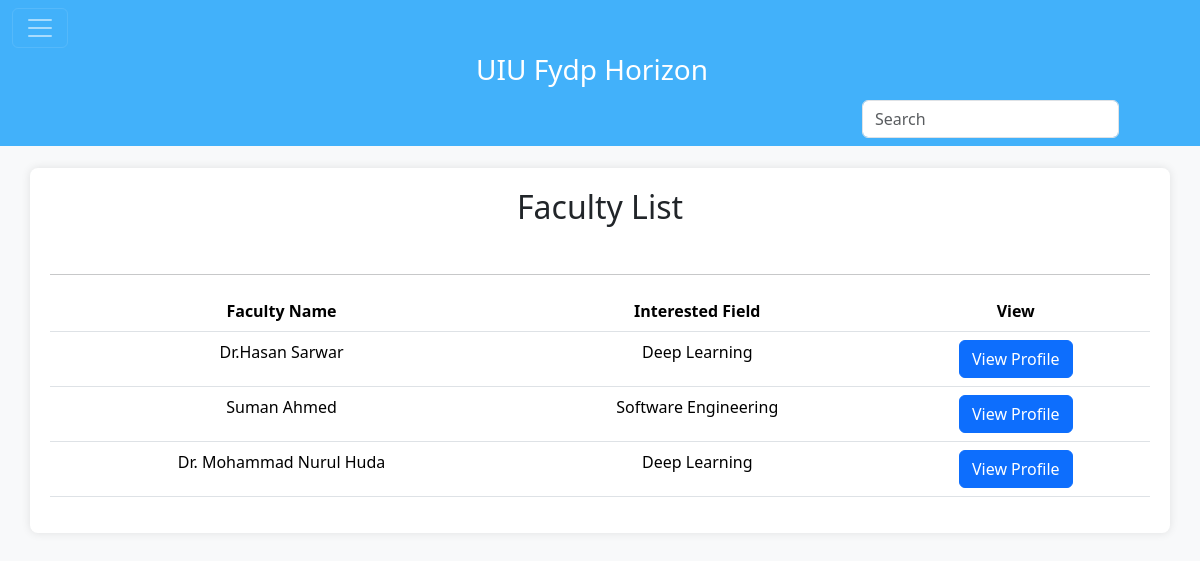
Screenshot of /Facultylist.php with the database file from the repository.
### tables this page shows
CREATE TABLE `faculty` (
  `id` int(255) NOT NULL,
  `name` varchar(200) NOT NULL,
  `email` varchar(200) NOT NULL,
  `field` varchar(200) NOT NULL,
  `password` varchar(5000) NOT NULL
);

### Facultylist.php (the view, shortened to what this page needs)
<!DOCTYPE html>
<html lang="en">
<head>
    <link href="https://cdn.jsdelivr.net/npm/bootstrap@5.3.2/dist/css/bootstrap.min.css" rel="stylesheet">
</head>
<body>
    <nav class="navbar navbar-dark navbar-custom fixed-top">
        <div class="container-fluid">
            <button class="navbar-toggler" type="button" data-bs-toggle="offcanvas" data-bs-target="#offcanvasDarkNavbar" aria-controls="offcanvasDarkNavbar" aria-label="Toggle navigation">
                <span class="navbar-toggler-icon"></span>
            </button>
            <a class="navbar-brand" href="#"><h3>UIU Fydp Horizon</h3></a>
            <form class="d-flex">
                <input class="form-control me-2" type="search" placeholder="Search" aria-label="Search" id="searchInput">
            </form>
        </div>
    </nav>
    <br> <br><br><br><br>
    <div class="container mt-5">
        <h2 class="text-center">Faculty List</h2> <br><hr>
        <table class="table" id="facultyTable">
            <thead>
                <tr>
                    <th>Faculty Name</th>
                    <th>Interested Field</th>
                    <th>View</th>
                </tr>
            </thead>
            <?php
            include('db.php');
            $s = "SELECT * FROM `faculty`";
            $result = mysqli_query($conn, $s);
            while ($row = mysqli_fetch_array($result)) {
                $name=$row['name'];
                $field=$row['field'];
            ?>
            <tbody>
                <tr>
                    <td><?php echo $name ?></td>
                    <td><?php echo $field ?></td>
                    <td>
                        <button class="btn btn-primary" data-bs-toggle="modal" data-bs-target="#viewProfileModal">View Profile</button>
                    </td>
                </tr>
            </tbody>
            <?php } ?>
        </table>
    </div>
</body>
</html>

### Facultylist.php (style rules this page uses)
.table th, .table td { text-align: center; }
.navbar-custom { background-color: #42b1fa; }
.navbar-brand { text-align: center; width: 100%; color: #ffffff; }
body { background-color: #f8f9fa; }
.container { background-color: #ffffff; border-radius: 8px; padding: 20px; box-shadow: 0 0 10px rgba(0, 0, 0, 0.1); }
.d-flex { margin-left: 850px; }

### rows the page displays
faculty: name "Dr.Hasan Sarwar", field "Deep Learning"
faculty: name "Suman Ahmed", field "Software Engineering"
faculty: name "Dr. Mohammad Nurul Huda", field "Deep Learning"
